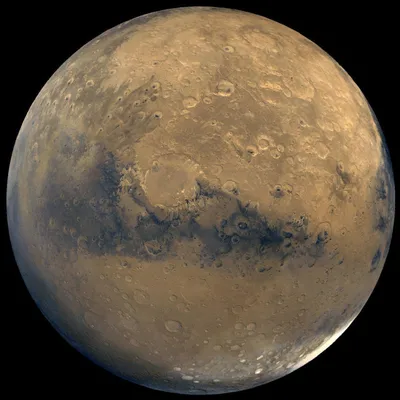
#> input picture planets-mars-full.jpg, 400 x 400 px
$ jupyter execute --allow-errors 'Hough Transformation For Circle Detection (1).ipynb'   (older library calls are emulated)
#> lines starting #> are read from the running program, lines starting #| are printed output that depends on the picture
[cell 1]
import numpy as np
import matplotlib.pyplot as plt
import cv2
import math

[cell 2]
img1 = cv2.imread('planets-mars-full.jpg')
#> img1 is the input picture: shape (400, 400, 3); mean B, G, R 64.6, 82.4, 96.1

[cell 3]
#Step 1:-
#    Find Edge Map using built in canny edge detector function
#    In this function, first parameter is input image, second is Low threshold and third is high threshold
edge_map = cv2.Canny(img1,100,200)
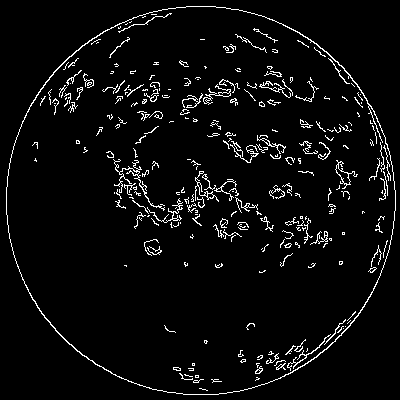
#> edge_map: shape (400, 400); 4.5% white in thin lines or dots

[cell 4]
# Showing edge map
plt.figure(dpi = 160)

plt.subplot(2, 2, 1)
plt.imshow(edge_map , cmap='gray')
plt.title('Original Image')
plt.axis('on')

[cell 5]
#Step 2:-
#   Making hough space for circle with parameters (a , b , r)
#   Get image dimensions
#   y for rows and x for columns
Ny = int(img1.shape[0])
#> Ny = 400
Nx = int(img1.shape[1])
#> Nx = 400
#Max diatance is diagonal one
maxdist = int(np.round(np.sqrt(Nx**2 + Ny ** 2)))
#> maxdist = 566

[cell 6]
#making accumulator array
accumulator_3d = np.zeros((( Nx , Ny , 2*maxdist)))

[cell 7]
#print(accumulator_3d)

[cell 8]
plt.subplot(2, 2, 1)
#> (the rest of this cell did not finish here and is left out)

[cell 9]
I_x = cv2.Sobel(img1, cv2.CV_64F, 1, 0, ksize=3)
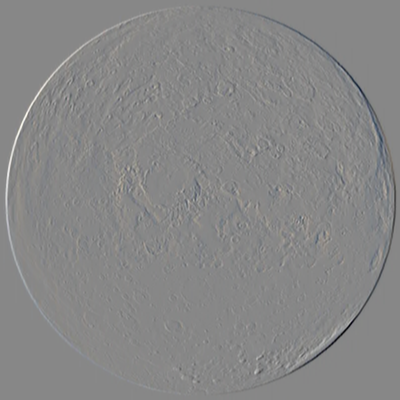
#> I_x: shape (400, 400, 3) float64; mean B, G, R 0, 0, 0; drawn with min black and max white
I_y = cv2.Sobel(img1, cv2.CV_64F, 0, 1, ksize=3)
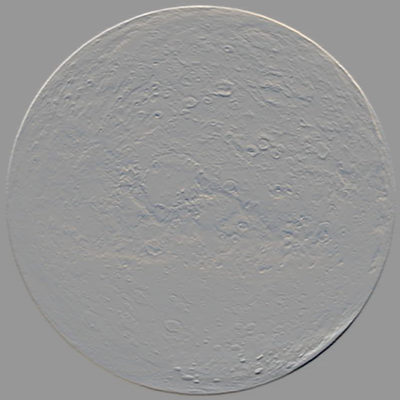
#> I_y: shape (400, 400, 3) float64; mean B, G, R 0, 0, 0; drawn with min black and max white

# Compute the gradient magnitude and angle
magnitude, angle = cv2.cartToPolar(I_x, I_y, angleInDegrees=True)
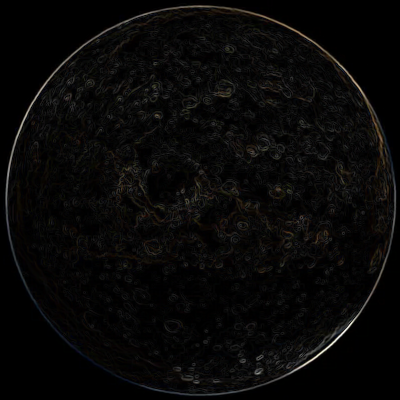
#> magnitude: shape (400, 400, 3) float64; mean B, G, R 32.7, 34.7, 36.9; drawn with min black and max white
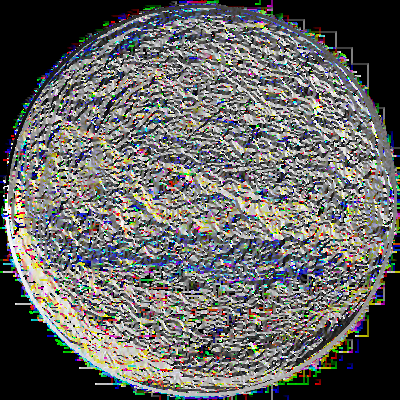
#> angle: shape (400, 400, 3) float64; mean B, G, R 140.6, 143, 143.1; drawn with min black and max white
